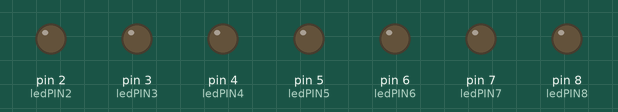
Recording of a sketch running on a simulated Arduino Uno, built with avr-gcc and run on an emulated ATmega328P. Shown: output pins drawn as LEDs (lit = HIGH).

Above: at 0.1 s.
At 5.1 s:
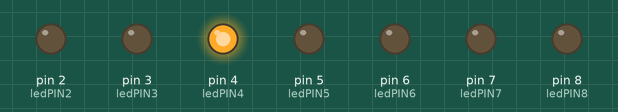
At 9.1 s:
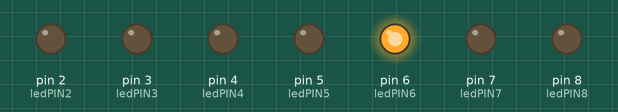
At 19.1 s:
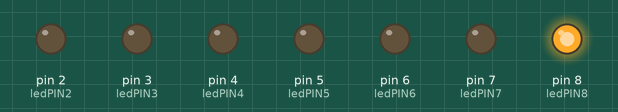
At 29.1 s:
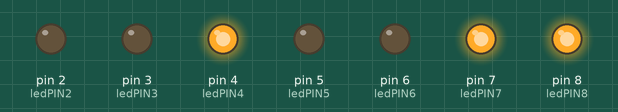
At 39.1 s:
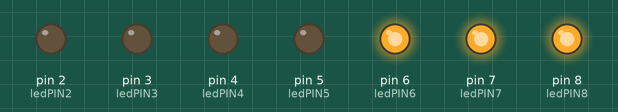
Timing chart, 0 to 40.0 s (numbered marks = the images above):
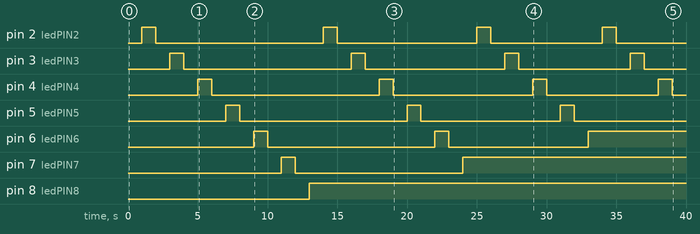

The sketch:

Bateria.ino
```cpp
const int ledPIN2 = 2;
const int ledPIN3 = 3;
const int ledPIN4 = 4;
const int ledPIN5 = 5;
const int ledPIN6 = 6;
const int ledPIN7 = 7;
const int ledPIN8 = 8;

void setup() {
  Serial.begin(9600);
  pinMode(ledPIN2 , OUTPUT);
  pinMode(ledPIN3 , OUTPUT);
  pinMode(ledPIN4 , OUTPUT);
  pinMode(ledPIN5 , OUTPUT);
  pinMode(ledPIN6 , OUTPUT);
  pinMode(ledPIN7 , OUTPUT);
  pinMode(ledPIN8 , OUTPUT);
}

void loop(){
  digitalWrite(ledPIN2 , LOW);
  delay(1000);
  digitalWrite(ledPIN2 , HIGH);
  delay(1000);
  digitalWrite(ledPIN2 , LOW);
  delay(1000);
  digitalWrite(ledPIN3 , HIGH);
  delay(1000);
  digitalWrite(ledPIN3 , LOW);
  delay(1000);
  digitalWrite(ledPIN4, HIGH);
  delay(1000);
  digitalWrite(ledPIN4 , LOW);
  delay(1000);
  digitalWrite(ledPIN5 , HIGH);
  delay(1000);
  digitalWrite(ledPIN5 , LOW);
  delay(1000);
  digitalWrite(ledPIN6 , HIGH);
  delay(1000);
  digitalWrite(ledPIN6 , LOW);
  delay(1000);
  digitalWrite(ledPIN7 , HIGH);
  delay(1000);
  digitalWrite(ledPIN7 , LOW);
  delay(1000);
  digitalWrite(ledPIN8 , HIGH); //ciclo 1
  delay(1000);
  digitalWrite(ledPIN2 , HIGH);
  delay(1000);
  digitalWrite(ledPIN2 , LOW);
  delay(1000);
  digitalWrite(ledPIN3 , HIGH);
  delay(1000);
  digitalWrite(ledPIN3 , LOW);
  delay(1000);
  digitalWrite(ledPIN4 , HIGH);
  delay(1000);
  digitalWrite(ledPIN4 , LOW);
  delay(1000);
  digitalWrite(ledPIN5 , HIGH);
  delay(1000);
  digitalWrite(ledPIN5 , LOW);
  delay(1000);
  digitalWrite(ledPIN6 , HIGH);
  delay(1000);
  digitalWrite(ledPIN6 , LOW);
  delay(1000);
  digitalWrite(ledPIN7 , HIGH); //ciclo2
  delay(1000);
  digitalWrite(ledPIN2 , HIGH);
  delay(1000);
  digitalWrite(ledPIN2 , LOW);
  delay(1000);
  digitalWrite(ledPIN3 , HIGH);
  delay(1000);
  digitalWrite(ledPIN3 , LOW);
  delay(1000);
  digitalWrite(ledPIN4 , HIGH);
  delay(1000);
  digitalWrite(ledPIN4 , LOW);
  delay(1000);
  digitalWrite(ledPIN5 , HIGH);
  delay(1000);
  digitalWrite(ledPIN5 , LOW);
  delay(1000);
  digitalWrite(ledPIN6 , HIGH); //ciclo3
  delay(1000);
  digitalWrite(ledPIN2 , HIGH);
  delay(1000);
  digitalWrite(ledPIN2 , LOW);
  delay(1000);
  digitalWrite(ledPIN3 , HIGH);
  delay(1000);
  digitalWrite(ledPIN3 , LOW);
  delay(1000);
  digitalWrite(ledPIN4 , HIGH);
  delay(1000);
  digitalWrite(ledPIN4 , LOW);
  delay(1000);
  digitalWrite(ledPIN5 , HIGH); //ciclo4
  delay(1000);
  digitalWrite(ledPIN2 , HIGH);
  delay(1000);
  digitalWrite(ledPIN2 , LOW);
  delay(1000);
  digitalWrite(ledPIN3 , HIGH);
  delay(1000);
  digitalWrite(ledPIN3 , LOW);
  delay(1000);
  digitalWrite(ledPIN4 , HIGH); //ciclo5
  delay(1000);
  digitalWrite(ledPIN2 , HIGH);
  delay(1000);
  digitalWrite(ledPIN2 , LOW);
  delay(1000);
  digitalWrite(ledPIN3 , HIGH); //ciclo6
  delay(1000);
  digitalWrite(ledPIN2 , HIGH); //ciclo7
  delay(1000);
  digitalWrite(ledPIN2 , LOW);
  digitalWrite(ledPIN3 , LOW);
  digitalWrite(ledPIN4 , LOW);
  digitalWrite(ledPIN5 , LOW);
  digitalWrite(ledPIN6 , LOW);
  digitalWrite(ledPIN7 , LOW);
  digitalWrite(ledPIN8 , LOW);
  delay(1000);
}
```

Measured:
- by itself, pin 2 (ledPIN2): LOW → HIGH at 1.0 s, → LOW 1.0 s later, → HIGH 12.0 s later, → LOW 1.0 s later, … (8 changes in this stretch)
- by itself, pin 3 (ledPIN3): LOW → HIGH at 3.0 s, → LOW 1.0 s later, → HIGH 12.0 s later, → LOW 1.0 s later, … (8 changes in this stretch)
- by itself, pin 4 (ledPIN4): LOW → HIGH at 5.0 s, → LOW 1.0 s later, → HIGH 12.0 s later, → LOW 1.0 s later, … (8 changes in this stretch)
- by itself, pin 5 (ledPIN5): goes HIGH 1.0 s, LOW 12.0 s, HIGH 1.0 s, LOW 10.0 s, HIGH 1.0 s, then LOW
- by itself, pin 6 (ledPIN6): goes HIGH 1.0 s, LOW 12.0 s, HIGH 1.0 s, LOW 10.0 s, then HIGH
- by itself, pin 7 (ledPIN7): LOW → HIGH at 11.0 s, → LOW 1.0 s later, → HIGH 12.0 s later
- by itself, pin 8 (ledPIN8): LOW → HIGH at 13.0 s
